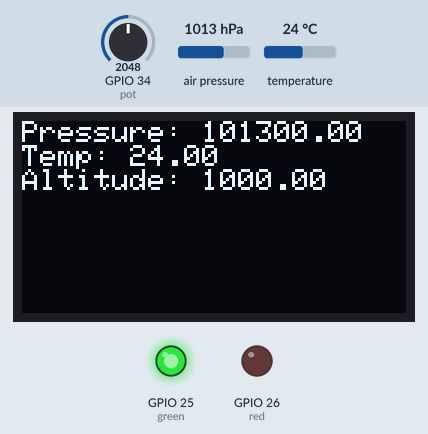
Bench run of a sketch on a simulated ESP32. Parts: 128×64 one-colour display, output pins drawn as LEDs (lit = HIGH). The test bench sets the inputs (shaded band); at power-on: air pressure 1013 hPa, GPIO 34 (pot) = 2048, temperature 24 °C.

Above: at 1.2 s.
1.3 s: air pressure set to 952 hPa
At 2.5 s:
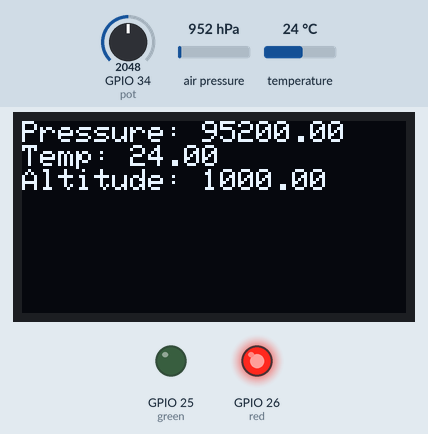
2.8 s: air pressure set to 1025 hPa
At 5.5 s:
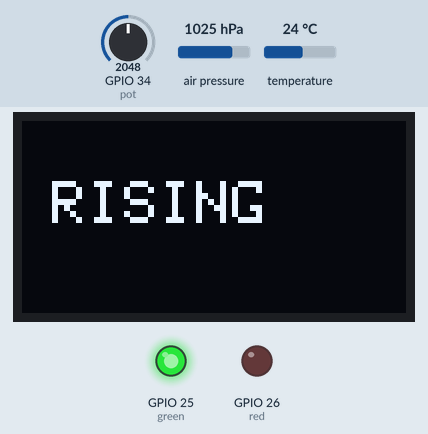
5.8 s: air pressure set to 975 hPa
At 6.2 s:
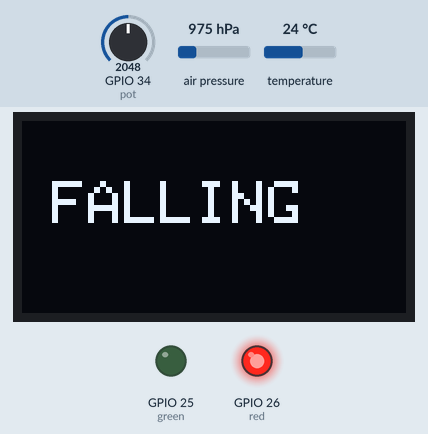
7.3 s: GPIO 34 (pot) set to 2866
At 10.21 s:
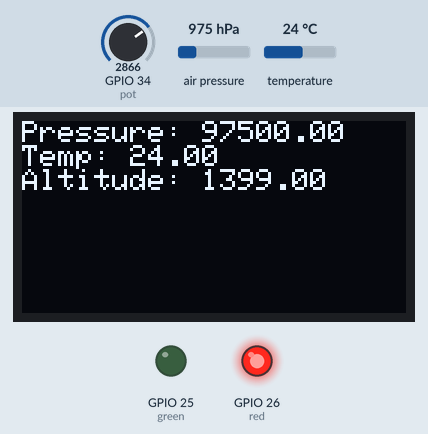
10.3 s: GPIO 34 (pot) set to 3603
At 10.9 s:
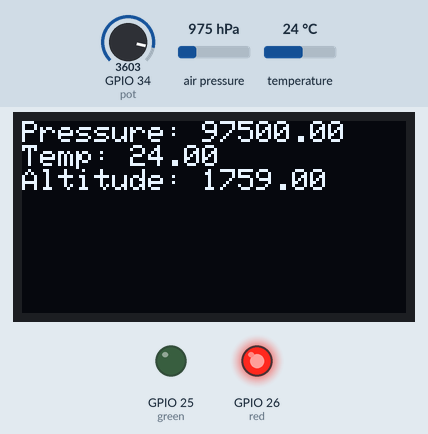
11.8 s: temperature set to 12 °C
At 12.5 s:
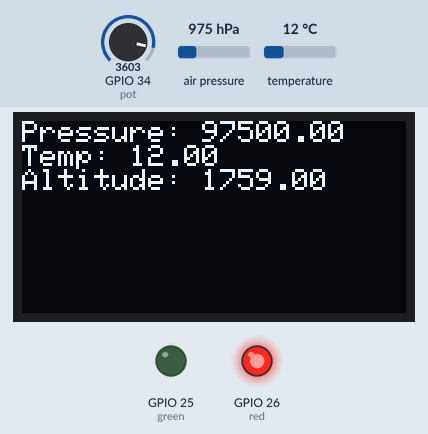
Timing chart, 0 to 14.3 s (numbered marks = the images above; inputs shaded):
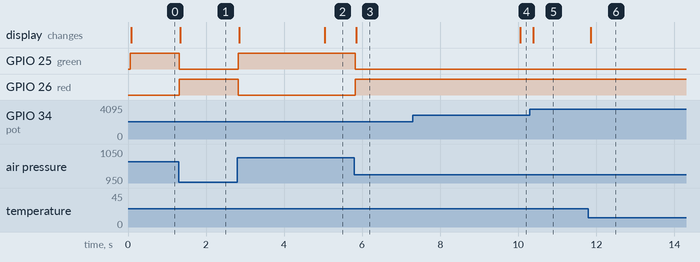

Measured:
- after the input at 1.3 s, GPIO 25 (green): HIGH → LOW at once; GPIO 26 (red): LOW → HIGH at once; the display: changes at once (image 1)
- after the input at 2.8 s, GPIO 25 (green): LOW → HIGH at once; GPIO 26 (red): HIGH → LOW at once; the display: first changes after 0.05 s (image 2 shows a later state)
- after the input at 5.8 s, GPIO 25 (green): HIGH → LOW at once; GPIO 26 (red): LOW → HIGH at once; the display: changes at once (image 3)
- after the input at 7.3 s, the display: changes after 2.8 s (image 4)
- after the input at 10.3 s, the display: changes after 0.08 s (image 5)
- after the input at 11.8 s, the display: changes after 0.06 s (image 6)

The sketch:

code.ino
```cpp
#include <Wire.h>
#include <Adafruit_GFX.h>
#include <Adafruit_BMP085.h>
#include <Adafruit_SSD1306.h>

Adafruit_SSD1306 screen(128, 64, &Wire, -1);
Adafruit_BMP085 sensor;

const int green = 25;
const int red = 26;
const int pot = 34;

float pressureLog[24];
int logIndex = 0;

unsigned long lastPage = 0;
bool page = false;

unsigned long lastPrint = 0;
unsigned long lastLog = 0;


void setup()
{
  Serial.begin(115200);
  pinMode(green, OUTPUT);
  pinMode(red, OUTPUT);

  sensor.begin();

  screen.begin(SSD1306_SWITCHCAPVCC, 0x3C);
  screen.clearDisplay();
  screen.display();

  pressureLog[0] = sensor.readPressure();
  logIndex = 1;
}


void loop()
{
  float pressure = sensor.readPressure();

  if (millis() - lastLog >= 60000)
  {
    lastLog = millis();
    pressureLog[logIndex % 24] = pressure;
    logIndex++;
  }
  float temp = sensor.readTemperature();
  float altitude = sensor.readAltitude();
  int potValue = analogRead(pot);
  float localAltitude = map(potValue, 0, 4095, 0, 2000);
  float seaLevelPressure = pressure / pow(1 - localAltitude / 44330.0, 5.255);

  String trend;

  float difference = pressure - pressureLog[0];

  if (difference > 50)
  {
    trend = "RISING";
  }
  else if (difference < -50)
  {
    trend = "FALLING";
  }
  else
  {
    trend = "STABLE";
  }
  if (trend == "FALLING")
  {
    digitalWrite(red, HIGH);
    digitalWrite(green, LOW);
  }
  else
  {
    digitalWrite(red, LOW);
    digitalWrite(green, HIGH);
  }


  if (millis() - lastPage >= 5000)
  {
    lastPage = millis();
    page = !page;
  }

  screen.clearDisplay();
  screen.setTextColor(SSD1306_WHITE);

  if (page == false)
  {
    screen.setTextSize(1);
    screen.setCursor(0, 0);
    screen.print("Pressure: ");
    screen.println(pressure);
    screen.print("Temp: ");
    screen.println(temp);
    screen.print("Altitude: ");
    screen.println(localAltitude);
  }
  else
  {
    screen.setTextSize(2);
    screen.setCursor(10, 20);
    screen.println(trend);
  }

  screen.display();

  if (millis() - lastPrint >= 30000)
  {
    lastPrint = millis();

    Serial.print("Pressure: ");
    Serial.print(pressure);
    Serial.print(" Pa | Temp: ");
    Serial.print(temp);
    Serial.print(" C | Altitude: ");
    Serial.print(localAltitude);
    Serial.print(" m | Trend: ");
    Serial.println(trend);
  }
}
```
